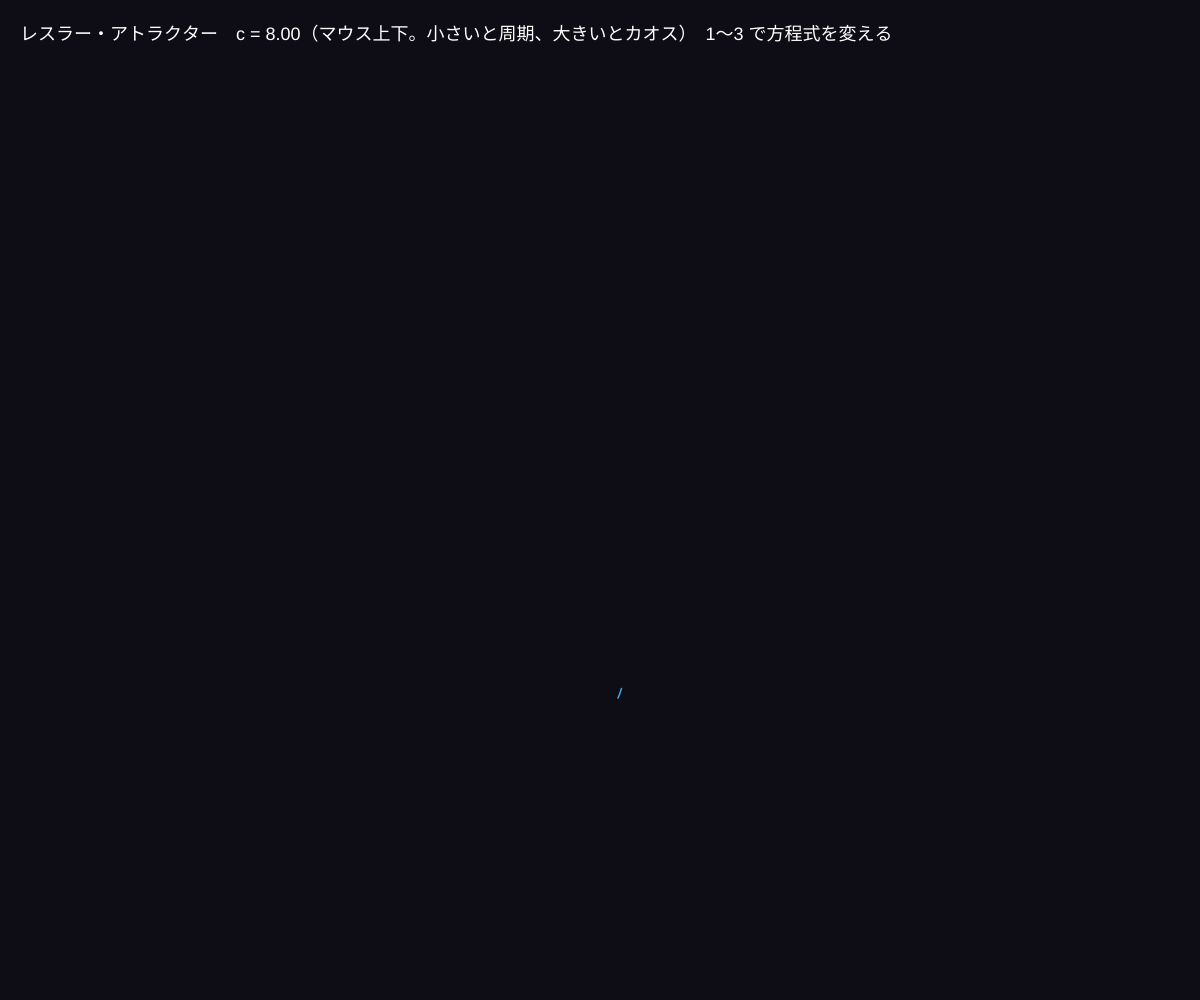
Frame 1 (no input)
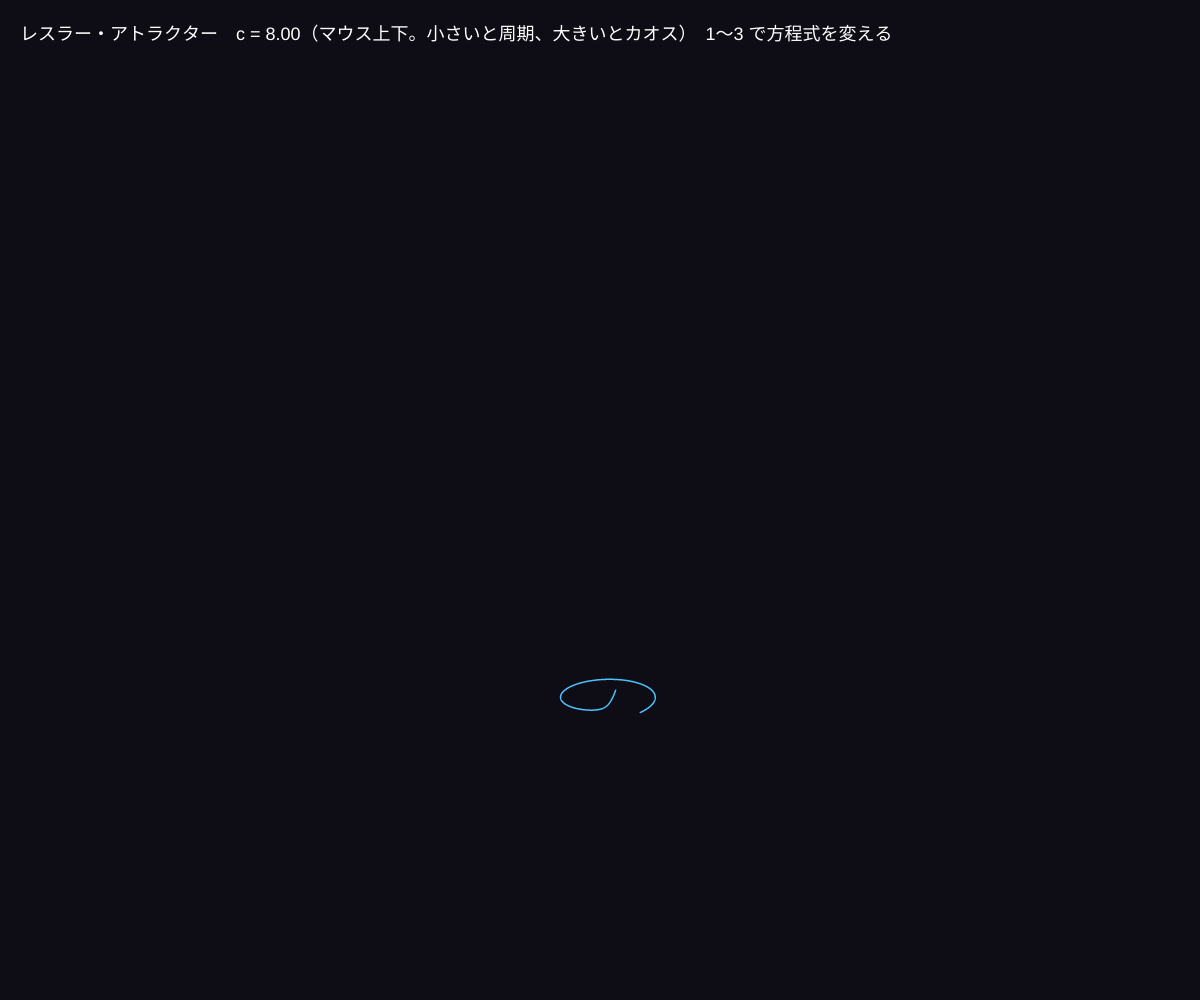
Frame 60 (no input)
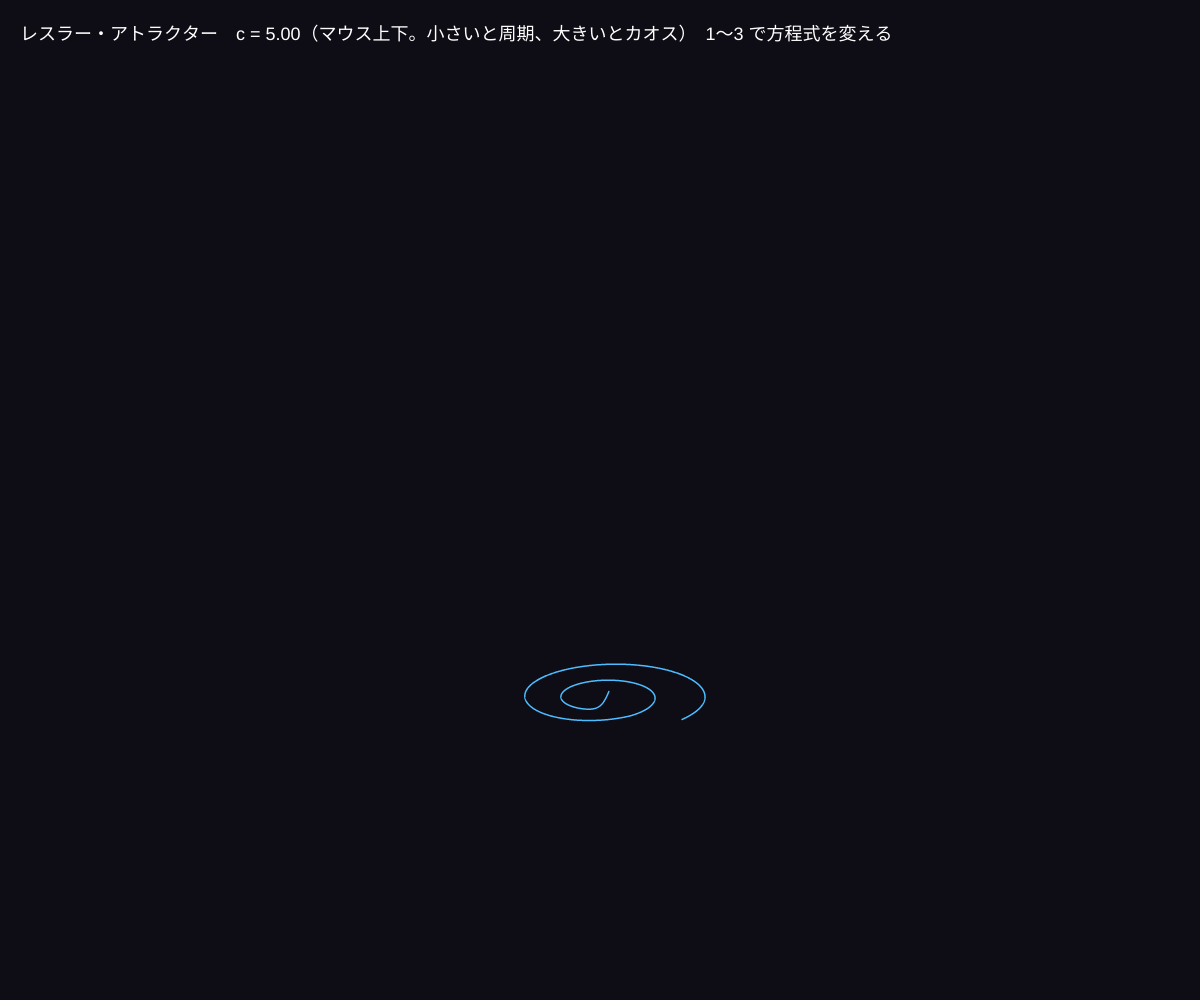
Frame 120 (the mouse pressed at the canvas centre since frame 60)

The p5.js sketch that drew these frames (run headless with seeded random() and noise() and a simulated clock; from frame 60 on, the mouse is pressed at the canvas centre):

// p5.js sketch
// ── sketch.js
// ============================================
// 14 レスラー・アトラクター（おまけ）
// ローレンツより単純な式で、らせんを描きながら「折り返す」カオス
// 自動で回転 / マウス上下 = パラメータ c（周期 → カオスへ）/ 1〜3 で別の方程式
// ============================================

let x = 1, y = 1, z = 1;
let trail = [];
let angle = 0;
let c = 5.7;
let type = 1;
let names = ['', 'レスラー', 'トーマス', 'アイザワ'];

function setup() {
  createCanvas(windowWidth, windowHeight);
  colorMode(HSB, 360, 100, 100, 100);
}

function draw() {
  background(250, 40, 8);
  angle += 0.004;
  c = map(mouseY, 0, height, 8, 2, true);

  // 1フレームに何ステップか進める
  for (let k = 0; k < 10; k++) {
    let dx, dy, dz, dt;
    if (type === 1) {
      // ★ レスラー方程式
      let a = 0.2, b = 0.2;
      dx = -y - z;
      dy = x + a * y;
      dz = b + z * (x - c);
      dt = 0.01;
    } else if (type === 2) {
      // トーマスの循環対称アトラクター（sin だけ！）
      let bb = 0.19;
      dx = sin(y) - bb * x;
      dy = sin(z) - bb * y;
      dz = sin(x) - bb * z;
      dt = 0.05;
    } else {
      // アイザワ・アトラクター
      let a = 0.95, b = 0.7, cc = 0.6, d = 3.5, e = 0.25, f = 0.1;
      dx = (z - b) * x - d * y;
      dy = d * x + (z - b) * y;
      dz = cc + a * z - (z * z * z) / 3 - (x * x + y * y) * (1 + e * z) + f * z * x * x * x;
      dt = 0.01;
    }
    x += dx * dt;
    y += dy * dt;
    z += dz * dt;
    trail.push([x, y, z]);
  }
  if (trail.length > 4000) trail.splice(0, 10);

  // 描く（回転させて投影）
  let scale = type === 1 ? 22 : type === 2 ? 90 : 180;
  let zoff = type === 1 ? -10 : type === 3 ? -0.5 : 0;
  noFill();
  strokeWeight(1.5);
  beginShape();
  for (let i = 0; i < trail.length; i++) {
    let [px, py, pz] = trail[i];
    let rx = px * cos(angle) - py * sin(angle);
    let ry = px * sin(angle) + py * cos(angle);
    // 少し上から見る
    let sy = ry * 0.4 - (pz + zoff) * 0.9;
    stroke((pz * 10 + 200) % 360, 70, 100, map(i, 0, trail.length, 5, 100));
    vertex(width / 2 + rx * scale, height / 2 + sy * scale);
  }
  endShape();

  noStroke();
  fill(0, 0, 100);
  textSize(18);
  text(names[type] + '・アトラクター　' + (type === 1 ? 'c = ' + nf(c, 1, 2) + '（マウス上下。小さいと周期、大きいとカオス）' : '') + '　1〜3 で方程式を変える', 20, 40);
}

function keyPressed() {
  if (key >= '1' && key <= '3') {
    type = int(key);
    trail = [];
    x = 1; y = 1; z = 1;
    if (type === 2) { x = 1.1; y = 1.1; z = -0.01; } // x = y = z だと対称なまま 1 点に落ちてしまうので、少しくずす
    if (type === 3) { x = 0.1; y = 0; z = 0; }
  }
}

// ---------- やってみよう ----------
// 1. レスラーで c を 2 → 8 へ。1つの輪 → 2重 → 4重 → ぐちゃぐちゃ（周期倍分岐！）
// 2. トーマス（2）は sin だけ。bb を 0.1 にすると？
// 3. 3つの式をよく見ると、どれも「x, y, z がおたがいを変えあう」だけ
